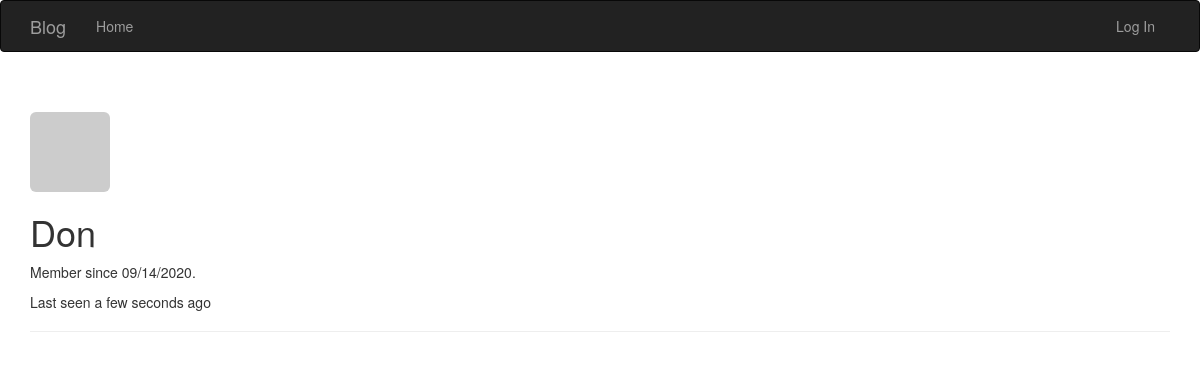
The page /user/Don on the database its author committed.
### app/models.py (models this page shows, shortened)
class User(UserMixin, db.Model):
    __tablename__='users'
    id = db.Column(db.Integer, primary_key=True)
    email = db.Column(db.String(64), unique=True)
    name = db.Column(db.String(64))
    username = db.Column(db.String(64), unique=True, index=True)
    password_hash = db.Column(db.String(128))
    role_id = db.Column(db.Integer, db.ForeignKey('roles.id'))
    location = db.Column(db.String(64))
    bio = db.Column(db.Text())
    member_since = db.Column(db.DateTime(), default = datetime.utcnow)
    last_seen = db.Column(db.DateTime(), default = datetime.utcnow)
    @property
    def password(self):
        raise AttributeError('password is not readable')
    def gravatar(self, size=100, default='identicon', rating='g'):
        url = 'http://secure.gravatar.com/avatar'
        hash = hashlib.md5(self.email.lower().encode('utf-8')).hexdigest()
        return '{url}/{hash}?s={size}&d={default}&r={rating}'.format(url=url, hash=hash, size=size, default=default, rating=rating)

### app/main/views.py (the view)
@main.route('/user/<username>')
def user(username):
    user = User.query.filter_by(username = username).first_or_404()
    return render_template('user.html', user=user)

### app/auth/views.py (called while the page is built)
@auth.before_app_request
def before_request():
    if current_user.is_authenticated:
        current_user.ping()

### app/main/__init__.py (called while the page is built)
@main.app_context_processor
def inject_permission():
    return dict(Permission = Permission)

### app/templates/user.html (shortened to what this page needs)
{% extends "base.html" %}
{% block page_content%}
<div class="page-header">
    <img class="img-rounded profile-thumbnail" src="{{ user.gravatar() }}">
    <div class="profile-header">
        <h1>{{user.username}}</h1>
        <p>
            Member since {{moment(user.member_since).format('L')}}.
            <p>Last seen {{moment(user.last_seen).fromNow()}}</p>
        </p>
    </div>
</div>
{% endblock %}

### rows shown on the page
User: username "Don", member_since "09/14/2020", last_seen "a few seconds ago"
